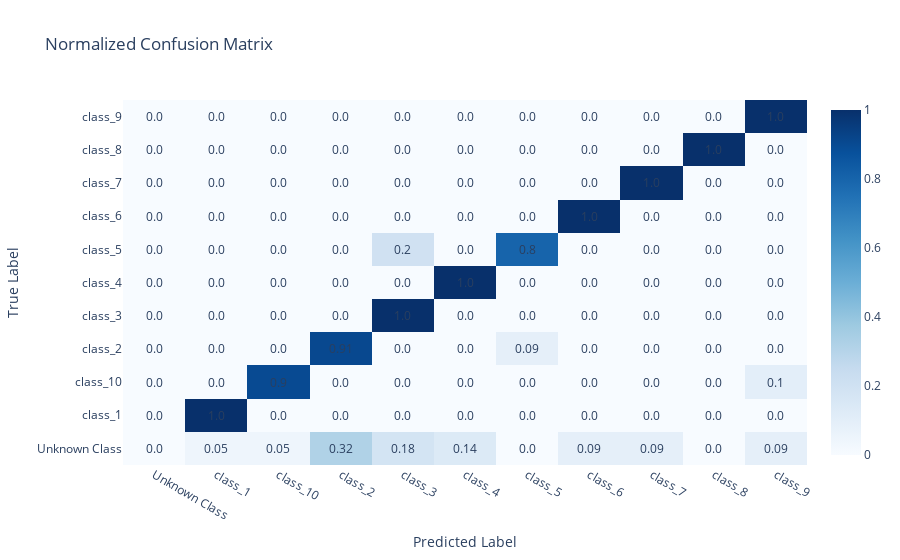

Source (notebook cell):
### Code cell
import plotly.graph_objs as go
import numpy as np

# Create confusion matrix data
conf_matrix = np.array(cm[1:], dtype=float)

# Normalize confusion matrix
conf_matrix_norm = conf_matrix / conf_matrix.sum(axis=1, keepdims=True)

# Define class labels
class_labels = cm[0]

# Create heatmap trace
heatmap = go.Heatmap(z=conf_matrix_norm,
                     x=class_labels,
                     y=class_labels,
                     colorscale='Blues')

# Add value annotations to each cell
annotations = []
for i, row in enumerate(conf_matrix_norm):
    for j, value in enumerate(row):
        annotations.append(dict(x=class_labels[j], y=class_labels[i], text=str(round(value, 2)), showarrow=False))

# Define figure layout
layout = go.Layout(title='Normalized Confusion Matrix',
                   xaxis=dict(title='Predicted Label'),
                   yaxis=dict(title='True Label'))

# Create figure object
fig = go.Figure(data=[heatmap], layout=layout)

# Add annotations to figure object
fig.update_layout(annotations=annotations)

# Display figure
fig.show()

### Figure 1 — Plotly figure (JSON) as saved in the notebook; plotly's stock layout.template omitted (floating-point values rounded to 4 significant figures)
{"data": [{"colorscale": [[0, "rgb(247,251,255)"], [0.125, "rgb(222,235,247)"], [0.25, "rgb(198,219,239)"], [0.375, "rgb(158,202,225)"], [0.5, "rgb(107,174,214)"], [0.625, "rgb(66,146,198)"], [0.75, "rgb(33,113,181)"], [0.875, "rgb(8,81,156)"], [1, "rgb(8,48,107)"]], "type": "heatmap", "x": ["Unknown Class", "class_1", "class_10", "class_2", "class_3", "class_4", "class_5", "class_6", "class_7", "class_8", "class_9"], "y": ["Unknown Class", "class_1", "class_10", "class_2", "class_3", "class_4", "class_5", "class_6", "class_7", "class_8", "class_9"], "z": [[0, 0.04545, 0.04545, 0.3182, 0.1818, 0.1364, 0, 0.09091, 0.09091, 0, 0.09091], [0, 1, 0, 0, 0, 0, 0, 0, 0, 0, 0], [0, 0, 0.9, 0, 0, 0, 0, 0, 0, 0, 0.1], [0, 0, 0, 0.9091, 0, 0, 0.09091, 0, 0, 0, 0], [0, 0, 0, 0, 1, 0, 0, 0, 0, 0, 0], [0, 0, 0, 0, 0, 1, 0, 0, 0, 0, 0], [0, 0, 0, 0, 0.2, 0, 0.8, 0, 0, 0, 0], [0, 0, 0, 0, 0, 0, 0, 1, 0, 0, 0], [0, 0, 0, 0, 0, 0, 0, 0, 1, 0, 0], [0, 0, 0, 0, 0, 0, 0, 0, 0, 1, 0], [0, 0, 0, 0, 0, 0, 0, 0, 0, 0, 1]]}], "layout": {"annotations": [{"showarrow": false, "text": "0.0", "x": "Unknown Class", "y": "Unknown Class"}, {"showarrow": false, "text": "0.05", "x": "class_1", "y": "Unknown Class"}, {"showarrow": false, "text": "0.05", "x": "class_10", "y": "Unknown Class"}, {"showarrow": false, "text": "0.32", "x": "class_2", "y": "Unknown Class"}, {"showarrow": false, "text": "0.18", "x": "class_3", "y": "Unknown Class"}, {"showarrow": false, "text": "0.14", "x": "class_4", "y": "Unknown Class"}, {"showarrow": false, "text": "0.0", "x": "class_5", "y": "Unknown Class"}, {"showarrow": false, "text": "0.09", "x": "class_6", "y": "Unknown Class"}, {"showarrow": false, "text": "0.09", "x": "class_7", "y": "Unknown Class"}, {"showarrow": false, "text": "0.0", "x": "class_8", "y": "Unknown Class"}, {"showarrow": false, "text": "0.09", "x": "class_9", "y": "Unknown Class"}, {"showarrow": false, "text": "0.0", "x": "Unknown Class", "y": "class_1"}, {"showarrow": false, "text": "1.0", "x": "class_1", "y": "class_1"}, {"showarrow": false, "text": "0.0", "x": "class_10", "y": "class_1"}, {"showarrow": false, "text": "0.0", "x": "class_2", "y": "class_1"}, {"showarrow": false, "text": "0.0", "x": "class_3", "y": "class_1"}, {"showarrow": false, "text": "0.0", "x": "class_4", "y": "class_1"}, {"showarrow": false, "text": "0.0", "x": "class_5", "y": "class_1"}, {"showarrow": false, "text": "0.0", "x": "class_6", "y": "class_1"}, {"showarrow": false, "text": "0.0", "x": "class_7", "y": "class_1"}, {"showarrow": false, "text": "0.0", "x": "class_8", "y": "class_1"}, {"showarrow": false, "text": "0.0", "x": "class_9", "y": "class_1"}, {"showarrow": false, "text": "0.0", "x": "Unknown Class", "y": "class_10"}, {"showarrow": false, "text": "0.0", "x": "class_1", "y": "class_10"}, {"showarrow": false, "text": "0.9", "x": "class_10", "y": "class_10"}, {"showarrow": false, "text": "0.0", "x": "class_2", "y": "class_10"}, {"showarrow": false, "text": "0.0", "x": "class_3", "y": "class_10"}, {"showarrow": false, "text": "0.0", "x": "class_4", "y": "class_10"}, {"showarrow": false, "text": "0.0", "x": "class_5", "y": "class_10"}, {"showarrow": false, "text": "0.0", "x": "class_6", "y": "class_10"}, {"showarrow": false, "text": "0.0", "x": "class_7", "y": "class_10"}, {"showarrow": false, "text": "0.0", "x": "class_8", "y": "class_10"}, {"showarrow": false, "text": "0.1", "x": "class_9", "y": "class_10"}, {"showarrow": false, "text": "0.0", "x": "Unknown Class", "y": "class_2"}, {"showarrow": false, "text": "0.0", "x": "class_1", "y": "class_2"}, {"showarrow": false, "text": "0.0", "x": "class_10", "y": "class_2"}, {"showarrow": false, "text": "0.91", "x": "class_2", "y": "class_2"}, {"showarrow": false, "text": "0.0", "x": "class_3", "y": "class_2"}, {"showarrow": false, "text": "0.0", "x": "class_4", "y": "class_2"}, {"showarrow": false, "text": "0.09", "x": "class_5", "y": "class_2"}, {"showarrow": false, "text": "0.0", "x": "class_6", "y": "class_2"}, {"showarrow": false, "text": "0.0", "x": "class_7", "y": "class_2"}, {"showarrow": false, "text": "0.0", "x": "class_8", "y": "class_2"}, {"showarrow": false, "text": "0.0", "x": "class_9", "y": "class_2"}, {"showarrow": false, "text": "0.0", "x": "Unknown Class", "y": "class_3"}, {"showarrow": false, "text": "0.0", "x": "class_1", "y": "class_3"}, {"showarrow": false, "text": "0.0", "x": "class_10", "y": "class_3"}, {"showarrow": false, "text": "0.0", "x": "class_2", "y": "class_3"}, {"showarrow": false, "text": "1.0", "x": "class_3", "y": "class_3"}, {"showarrow": false, "text": "0.0", "x": "class_4", "y": "class_3"}, {"showarrow": false, "text": "0.0", "x": "class_5", "y": "class_3"}, {"showarrow": false, "text": "0.0", "x": "class_6", "y": "class_3"}, {"showarrow": false, "text": "0.0", "x": "class_7", "y": "class_3"}, {"showarrow": false, "text": "0.0", "x": "class_8", "y": "class_3"}, {"showarrow": false, "text": "0.0", "x": "class_9", "y": "class_3"}, {"showarrow": false, "text": "0.0", "x": "Unknown Class", "y": "class_4"}, {"showarrow": false, "text": "0.0", "x": "class_1", "y": "class_4"}, {"showarrow": false, "text": "0.0", "x": "class_10", "y": "class_4"}, {"showarrow": false, "text": "0.0", "x": "class_2", "y": "class_4"}, {"showarrow": false, "text": "0.0", "x": "class_3", "y": "class_4"}, {"showarrow": false, "text": "1.0", "x": "class_4", "y": "class_4"}, {"showarrow": false, "text": "0.0", "x": "class_5", "y": "class_4"}, {"showarrow": false, "text": "0.0", "x": "class_6", "y": "class_4"}, {"showarrow": false, "text": "0.0", "x": "class_7", "y": "class_4"}, {"showarrow": false, "text": "0.0", "x": "class_8", "y": "class_4"}, {"showarrow": false, "text": "0.0", "x": "class_9", "y": "class_4"}, {"showarrow": false, "text": "0.0", "x": "Unknown Class", "y": "class_5"}, {"showarrow": false, "text": "0.0", "x": "class_1", "y": "class_5"}, {"showarrow": false, "text": "0.0", "x": "class_10", "y": "class_5"}, {"showarrow": false, "text": "0.0", "x": "class_2", "y": "class_5"}, {"showarrow": false, "text": "0.2", "x": "class_3", "y": "class_5"}, {"showarrow": false, "text": "0.0", "x": "class_4", "y": "class_5"}, {"showarrow": false, "text": "0.8", "x": "class_5", "y": "class_5"}, {"showarrow": false, "text": "0.0", "x": "class_6", "y": "class_5"}, {"showarrow": false, "text": "0.0", "x": "class_7", "y": "class_5"}, {"showarrow": false, "text": "0.0", "x": "class_8", "y": "class_5"}, {"showarrow": false, "text": "0.0", "x": "class_9", "y": "class_5"}, {"showarrow": false, "text": "0.0", "x": "Unknown Class", "y": "class_6"}, {"showarrow": false, "text": "0.0", "x": "class_1", "y": "class_6"}, {"showarrow": false, "text": "0.0", "x": "class_10", "y": "class_6"}, {"showarrow": false, "text": "0.0", "x": "class_2", "y": "class_6"}, {"showarrow": false, "text": "0.0", "x": "class_3", "y": "class_6"}, {"showarrow": false, "text": "0.0", "x": "class_4", "y": "class_6"}, {"showarrow": false, "text": "0.0", "x": "class_5", "y": "class_6"}, {"showarrow": false, "text": "1.0", "x": "class_6", "y": "class_6"}, {"showarrow": false, "text": "0.0", "x": "class_7", "y": "class_6"}, {"showarrow": false, "text": "0.0", "x": "class_8", "y": "class_6"}, {"showarrow": false, "text": "0.0", "x": "class_9", "y": "class_6"}, {"showarrow": false, "text": "0.0", "x": "Unknown Class", "y": "class_7"}, {"showarrow": false, "text": "0.0", "x": "class_1", "y": "class_7"}, {"showarrow": false, "text": "0.0", "x": "class_10", "y": "class_7"}, {"showarrow": false, "text": "0.0", "x": "class_2", "y": "class_7"}, {"showarrow": false, "text": "0.0", "x": "class_3", "y": "class_7"}, {"showarrow": false, "text": "0.0", "x": "class_4", "y": "class_7"}, {"showarrow": false, "text": "0.0", "x": "class_5", "y": "class_7"}, {"showarrow": false, "text": "0.0", "x": "class_6", "y": "class_7"}, {"showarrow": false, "text": "1.0", "x": "class_7", "y": "class_7"}, {"showarrow": false, "text": "0.0", "x": "class_8", "y": "class_7"}, {"showarrow": false, "text": "0.0", "x": "class_9", "y": "class_7"}, {"showarrow": false, "text": "0.0", "x": "Unknown Class", "y": "class_8"}, {"showarrow": false, "text": "0.0", "x": "class_1", "y": "class_8"}, {"showarrow": false, "text": "0.0", "x": "class_10", "y": "class_8"}, {"showarrow": false, "text": "0.0", "x": "class_2", "y": "class_8"}, {"showarrow": false, "text": "0.0", "x": "class_3", "y": "class_8"}, {"showarrow": false, "text": "0.0", "x": "class_4", "y": "class_8"}, {"showarrow": false, "text": "0.0", "x": "class_5", "y": "class_8"}, {"showarrow": false, "text": "0.0", "x": "class_6", "y": "class_8"}, {"showarrow": false, "text": "0.0", "x": "class_7", "y": "class_8"}, {"showarrow": false, "text": "1.0", "x": "class_8", "y": "class_8"}, {"showarrow": false, "text": "0.0", "x": "class_9", "y": "class_8"}, {"showarrow": false, "text": "0.0", "x": "Unknown Class", "y": "class_9"}, {"showarrow": false, "text": "0.0", "x": "class_1", "y": "class_9"}, {"showarrow": false, "text": "0.0", "x": "class_10", "y": "class_9"}, {"showarrow": false, "text": "0.0", "x": "class_2", "y": "class_9"}, {"showarrow": false, "text": "0.0", "x": "class_3", "y": "class_9"}, {"showarrow": false, "text": "0.0", "x": "class_4", "y": "class_9"}, {"showarrow": false, "text": "0.0", "x": "class_5", "y": "class_9"}, {"showarrow": false, "text": "0.0", "x": "class_6", "y": "class_9"}, {"showarrow": false, "text": "0.0", "x": "class_7", "y": "class_9"}, {"showarrow": false, "text": "0.0", "x": "class_8", "y": "class_9"}, {"showarrow": false, "text": "1.0", "x": "class_9", "y": "class_9"}], "title": {"text": "Normalized Confusion Matrix"}, "xaxis": {"title": {"text": "Predicted Label"}}, "yaxis": {"title": {"text": "True Label"}}}}
